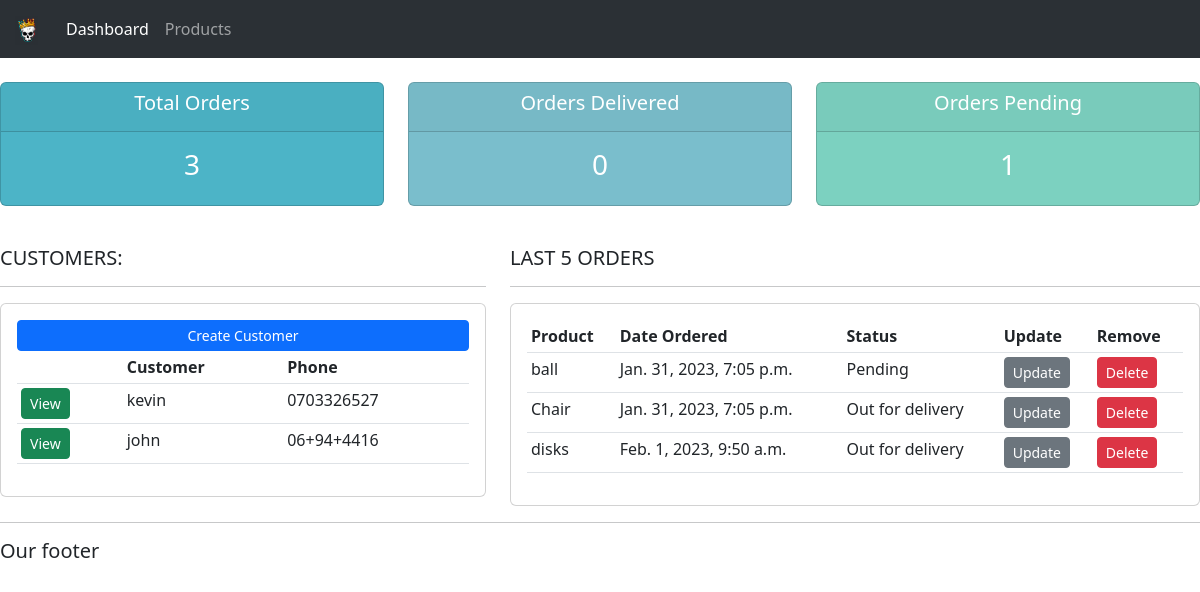
/, run on an earlier commit of the app's database.
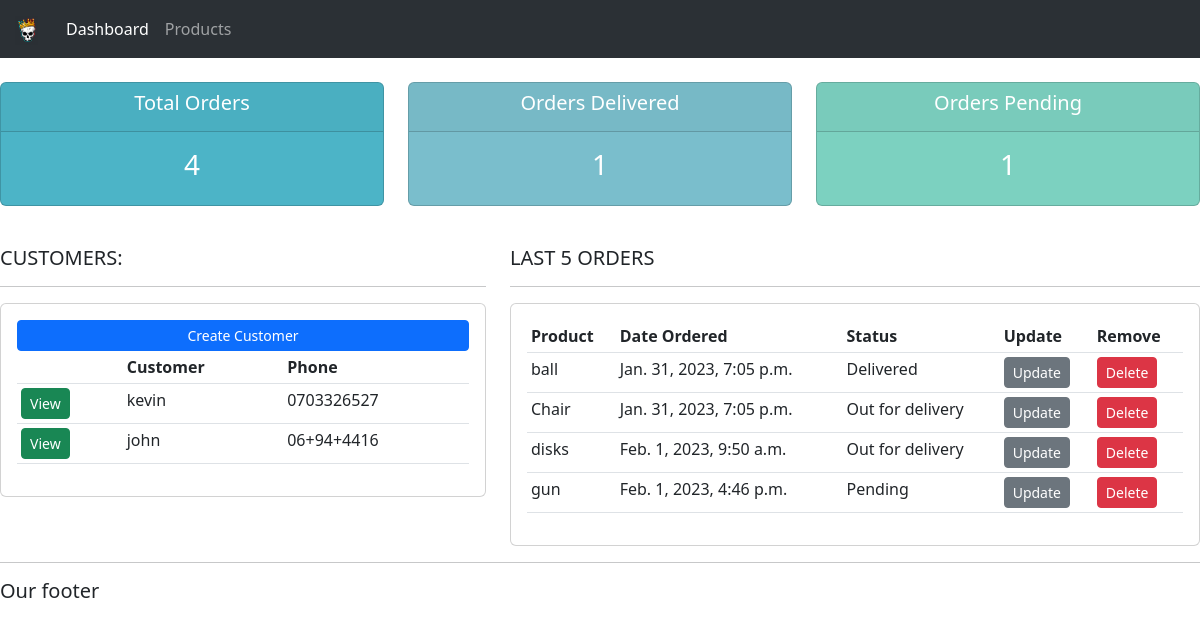
And on a later commit of the database.
### accounts/models.py (models this page shows, shortened)
class Customer(models.Model):
    name = models.CharField(max_length=200, null=True)
    phone = models.CharField(max_length=200, null=True)
    email = models.CharField(max_length=200, null=True)
    date_created = models.DateTimeField(auto_now_add=True, null=True)

class Order(models.Model):
    STATUS = (
        ('Pending', 'Pending'),
        ('Out for delivery', 'Out for Delivery'),
        ('Delivered', 'Delivered'),
    )
    cutomer = models.ForeignKey(Customer, null=True, on_delete=models.SET_NULL)#when order is deleted the customer will stay in the database but with a null value for order
    product = models.ForeignKey(Product, null=True, on_delete=models.SET_NULL)
    date_created = models.DateTimeField(auto_now_add=True, null=True)
    status = models.CharField(max_length=200, null=True, choices=STATUS)

class Product(models.Model):
    CATEGORY = (
        ('Indoor', 'Indoor'),
        ('Out Door', 'Out Door')
    )
    name = models.CharField(max_length=200, null=True)
    price = models.FloatField(null=True)
    category = models.CharField(max_length=200, null=True, choices=CATEGORY)
    description = models.CharField(max_length=255, null=True)
    date_created = models.DateTimeField(auto_now_add=True, null=True)
    tags = models.ManyToManyField(Tag)#different products can have more than one tag so we use a many to many relationship
    def __str__(self):
        return self.name

### accounts/views.py (the view)
# urls.py: path('', views.index, name='index'),
def index(request):
    orders = Order.objects.all()
    customers = Customer.objects.all()
    total_customers = customers.count()
    total_orders = orders.count()
    delivered = orders.filter(status='Delivered').count()
    pending = orders.filter(status='Pending').count()
    context = {
        'orders': orders,
        'customers':customers,
        'total_orders' : total_orders,
        'delivered': delivered,
        'pending': pending
    }
    return render(request, 'accounts/dashboard.html', context)

### accounts/templates/accounts/dashboard.html
{% extends 'accounts/main.html' %}
{% load static %}
{% block content %}
{% include 'accounts/status.html' %}
<br>
<div>
<div class="row">
    <div class="col-md-5">
        <h5>CUSTOMERS: </h5>
        <hr>
        <div class="card card-body">
            <a class="btn btn-primary btn-sm btn-block" href="#">Create Customer</a>
            <table class="table table-sm">
                <tr>
                    <th></th>
                    <th>Customer</th>
                    <th>Phone</th>
                </tr>
                {% for customer in customers %}
                    <tr>
                        <td><a class="btn btn-sm btn-success" href="{% url 'customer' customer.id %}">View</a></td>
                        <td>
                            {{customer.name}}
                        </td>
                        <td>
                            {{customer.phone}}
                        </td>
                    </tr>
                {% endfor%}
            </table>
        </div>
    </div>
    <div class="col-md-7">
        <h5>LAST 5 ORDERS</h5>
        <hr>
        <div class="card card-body">
            <table class="table table-sm">
                <tr>
                    <th>Product</th>
                    <th>Date Ordered</th>
                    <th>Status</th>
                    <th>Update</th>
                    <th>Remove</th>
                </tr>
                {% for order in orders %}
                    <tr>
                        <td>{{order.product}}</td>
                        <td>{{order.date_created}}</td>
                        <td>{{order.status}}</td>
                        <td><a class="btn btn-sm btn-secondary" href="{% url 'update_order' order.id %}">Update</a></td>
                        <td><a class="btn btn-sm btn-danger" href="{% url 'delete' order.id %}">Delete</a></td>
                    </tr>
                {% endfor%}
            </table>
        </div>
    </div>
</div>
{% endblock %}

### accounts/templates/accounts/main.html (shortened to what this page needs)
{% load static %}
<!DOCTYPE html>
<html lang="en">
<head>
    <link rel="stylesheet" type="text/css" href="{% static '\css\main.css' %}">
    <link href="https://cdn.jsdelivr.net/npm/bootstrap@5.3.0-alpha1/dist/css/bootstrap.min.css" rel="stylesheet">
</head>
<body>
    {% include 'accounts/navbar.html' %}
    {% block content%}
    {% endblock %}
    <hr>
    <h5>Our footer</h5>
</body>
</html>

### accounts/templates/accounts/navbar.html (shortened to what this page needs)
{% load static %}
<nav class="navbar navbar-expand-lg bg-body-tertiary" data-bs-theme="dark">
    <div class="container-fluid">
      <a class="navbar-brand" href="#"><img id="logo" src="{% static 'images\logo.png'%}"></a>
      <div class="collapse navbar-collapse" id="navbarNav">
        <ul class="navbar-nav">
          <li class="nav-item">
            <a class="nav-link active" aria-current="page" href="{% url 'index' %}">Dashboard</a>
          </li>
          <li class="nav-item">
            <a class="nav-link" href="{% url 'products' %}">Products</a>
          </li>
        </ul>
      </div>
    </div>
</nav>

### accounts/templates/accounts/status.html
<br>
<div class="row">
    <div class="col">
        <div class="col-md">
            <div class="card text-center text-white mb-3" id="total-orders">
                <div class="card-header">
                    <h5 class="card-title">Total Orders</h5>
                </div>
                <div class="card-body">
                    <h3 class="card-title">{{ total_orders}}</h3>
                </div>
            </div>
        </div>
    </div>
    <div class="col">
        <div class="col-md">
            <div class="card text-center text-white mb-3" id="orders-delivered">
                <div class="card-header">
                    <h5 class="card-title">Orders Delivered</h5>
                </div>
                <div class="card-body">
                    <h3 class="card-title">{{ delivered }}</h3>
                </div>
            </div>
        </div>
    </div>
    <div class="col">
        <div class="col-md">
            <div class="card text-center text-white mb-3" id="orders-pending">
                <div class="card-header">
                    <h5 class="card-title">Orders Pending</h5>
                </div>
                <div class="card-body">
                    <h3 class="card-title">{{ pending }}</h3>
                </div>
            </div>
        </div>
    </div>
</div>

### static/css/main.css (style rules this page uses)
#logo { height:30px; }
body { background-color: #ebeff5; }
#total-orders { background-color: #4cb4c7; }
#orders-delivered { background-color: #7abecc; }
#orders-pending { background-color: #7CD1C0; }

What changed in the data, as far as the page shows it:
changed Order "ball": status "Pending" → "Delivered"
added Order: product "gun", date_created "Feb. 1, 2023, 4:46 p.m.", status "Pending"
Also different on the page:
{{ total_orders }}: "3" → "4"
{{ delivered }}: "0" → "1"
